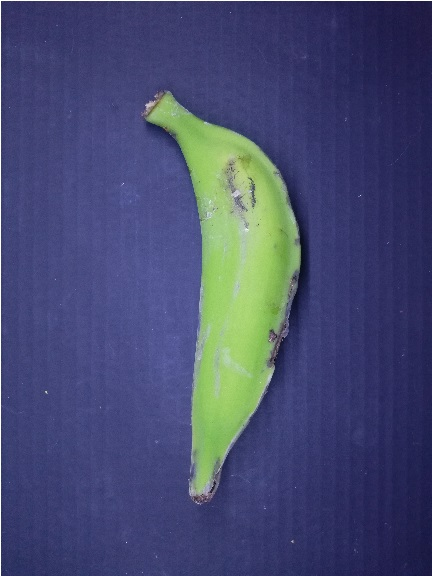
#> input picture python/codigos_finales/170.jpg, 432 x 576 px
$ python prototipo2_funcion_umbral_final.py   (older library calls are emulated)
#> lines starting #> are read from the running program, lines starting #| are printed output that depends on the picture; after the words box and inside, x2 and y2 are one past the last pixel; in counts of white or black regions, pixels touching at a corner belong together
from skimage import io
import matplotlib.pyplot as plt
import numpy as np
from skimage.color import rgb2grey
from skimage.morphology import disk
from skimage.filters.rank import minimum
from skimage.util import img_as_ubyte
from skimage.filters.rank import maximum
from time import time

def leer_imagen():
    #imgc=io.imread("platano_reducido_2.jpg")
    imgc=io.imread("170.jpg")
#> imgc is the input picture: shape (576, 432, 3); mean R, G, B 69.4, 75.6, 111.8

    return imgc

def leer_fondo():
    fondo=io.imread("fondo_REDUCIDO.jpg")
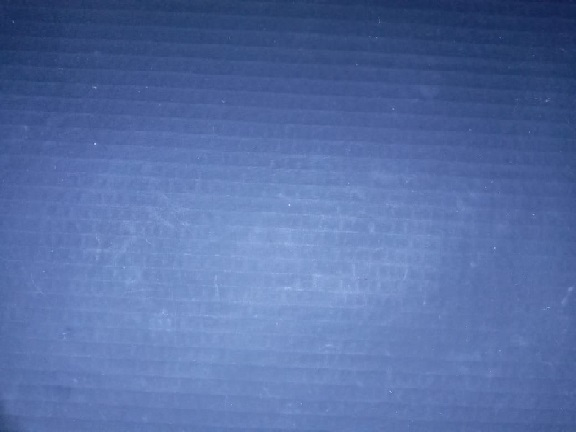
#> input picture python/codigos_finales/fondo_REDUCIDO.jpg, 576 x 432 px
#> fondo is the input picture: shape (432, 576, 3); mean R, G, B 86.4, 111, 165.7
    return fondo

def segmentar(img, fondo):
    n=img.shape
    s=np.zeros(n)
    i=0
    for x in range(n[0]):
        for y in range(n[1]):
            s[x][y]=img[x][y]- fondo[y][x]
            if s[x][y]*255 <=30:
                s[x][y]=0
            else:
                s[x][y]=1
    return s

def aplicar_filtro(s):
    vecr=np.zeros(1)
    vecg=np.zeros(1)
    for x in range(20 , n[0]-20):
        for y in range(20, n[1]-20):
            if s[x][y] == 255:
                vecr = np.append(vecr, imgc[x][y][0])
                vecg = np.append(vecg, imgc[x][y][1])

    return vecr, vecg

def Suma_rojo(vecr):
    sumr= 0
    for x in range(len(vecr)):
        sumr= sumr+vecr[x]
    return sumr
def Suma_verde(vecg):
    sumg= 0
    for x in range(len(vecg)):
        sumg= sumg+vecg[x]
    return sumg

def umbral(sumr, sumg):
    if sumr >= (sumg-1000):
       print('maduro')
    else:
        print('verde')

tiempo_i=time()
imgc=leer_imagen()
fondo=leer_fondo()

img =  rgb2grey(imgc)
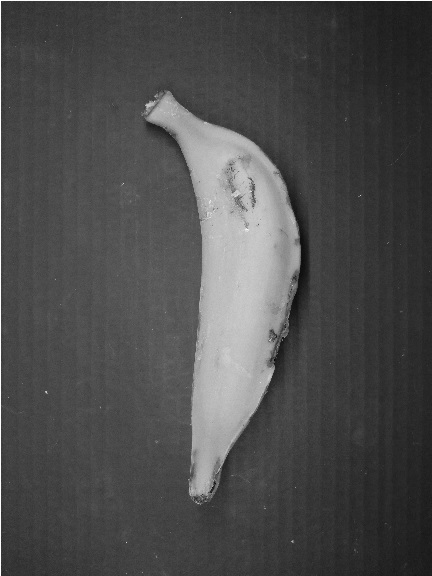
#> img: shape (576, 432) float64; min 0.016, max 0.998, mean 0.301
fondo =  rgb2grey(fondo)
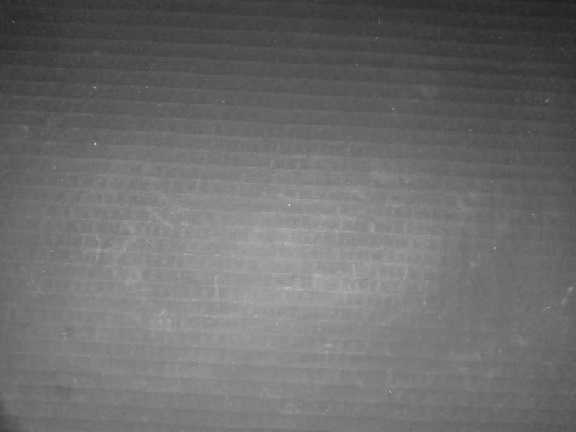
#> fondo: shape (432, 576) float64; min 0.119, max 0.828, mean 0.43

s=segmentar(img, fondo)
#> after the loop in segmentar, `for x in range(n[0]):`:
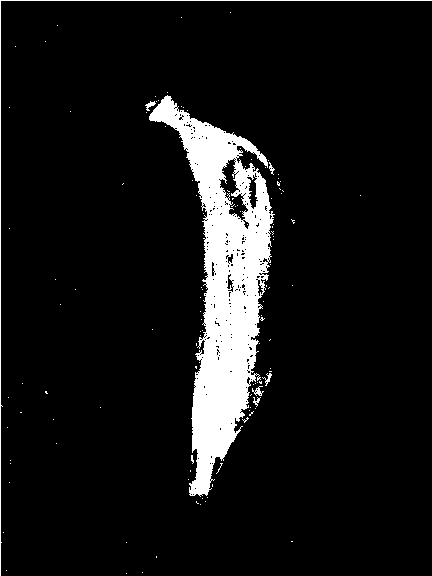
#> s: shape (576, 432) float64; values 0 (black) and 1 (white), 8.3% white; 119 white regions (112 under 20 px), largest, box (x1, y1, x2, y2) and area: (149, 95, 275, 497) 19144, (0, 0, 432, 576) 1010, (252, 386, 264, 396) 53

n=img.shape
#> n = (576, 432)
s=img_as_ubyte(s)
s = minimum(s,disk(2))
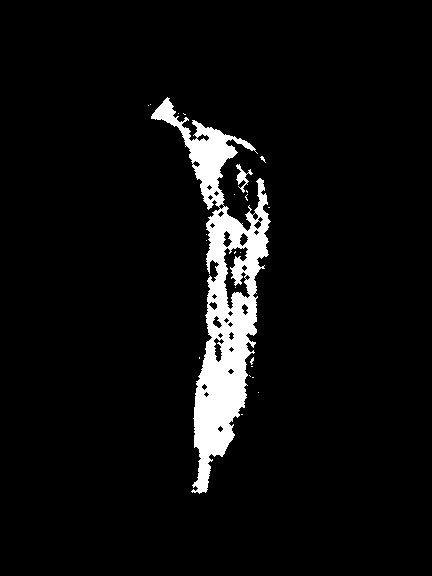
#> s: shape (576, 432); 5.5% white; 23 white regions (21 under 20 px), largest, box (x1, y1, x2, y2) and area: (151, 97, 271, 494) 13546, (236, 164, 253, 193) 165
s = maximum(s,disk(7))
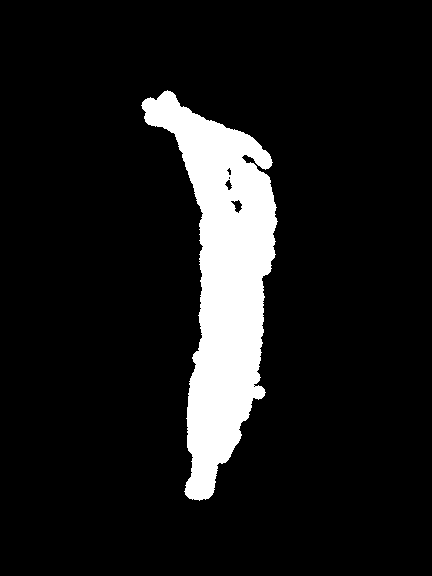
#> s: shape (576, 432); 10.2% white; 1 white region, box (x1, y1, x2, y2) and area: (141, 90, 278, 501) 25257

vecr, vecg=aplicar_filtro(s)


sumr=Suma_rojo(vecr)
#> the loop in Suma_rojo, `for x in range(len(vecr)):` made 25258 passes
#> sumr on passes 1 to 3: 0, 79, 175
#> after the loop in Suma_rojo, `for x in range(len(vecr)):`: sumr = 3756794
#> sumr = 3756794
sumg=Suma_verde(vecg)
#> the loop in Suma_verde, `for x in range(len(vecg)):` made 25258 passes
#> sumg on passes 1 to 3: 0, 82, 178
#> after the loop in Suma_verde, `for x in range(len(vecg)):`: sumg = 4715677
#> sumg = 4715677

#print(sumr)
#print(sumg)

umbral(sumr, sumg)

tiempo_f=time()
tiempo=tiempo_f- tiempo_i
print ('El tiempo de ejecucion fue:',tiempo)
